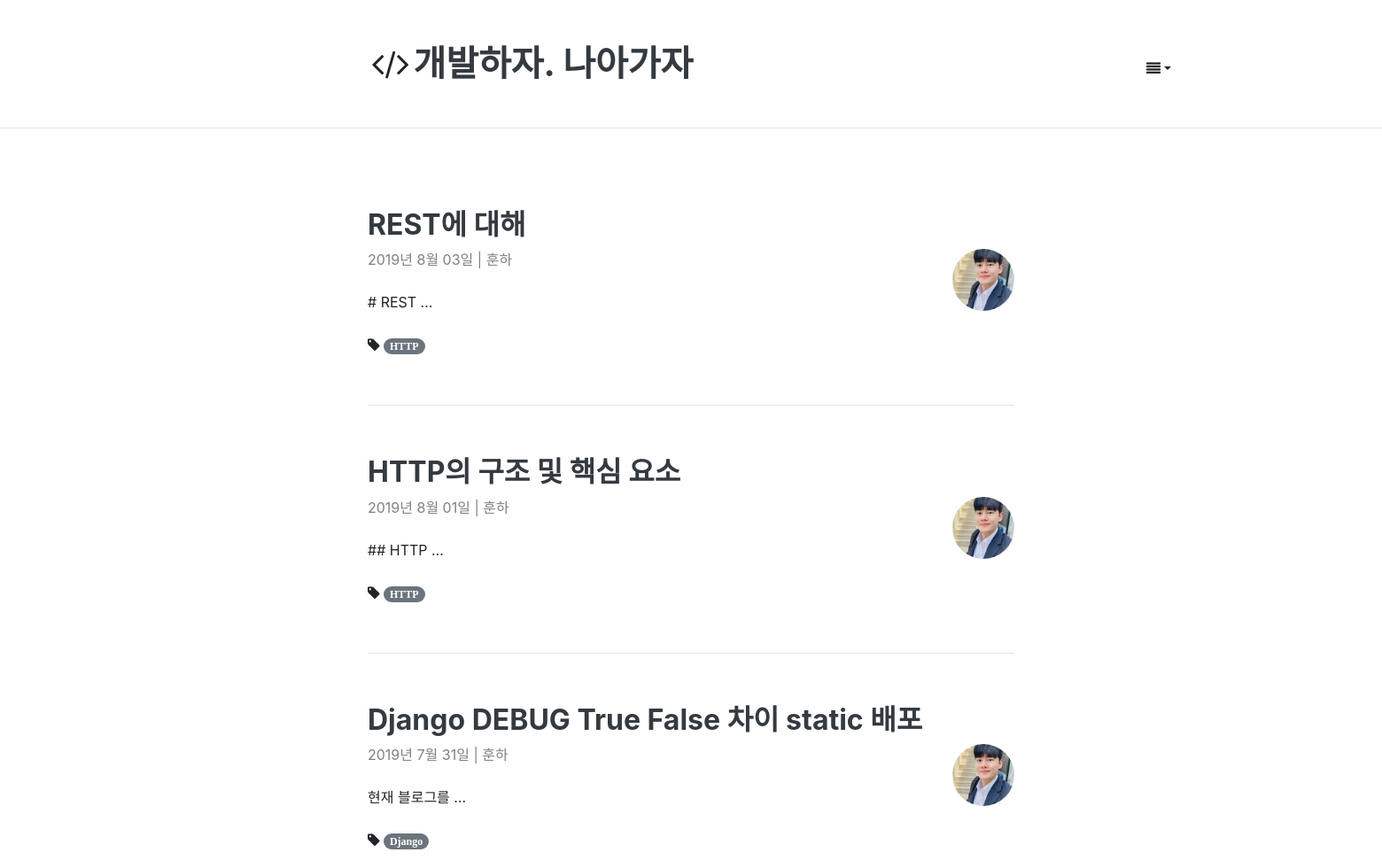
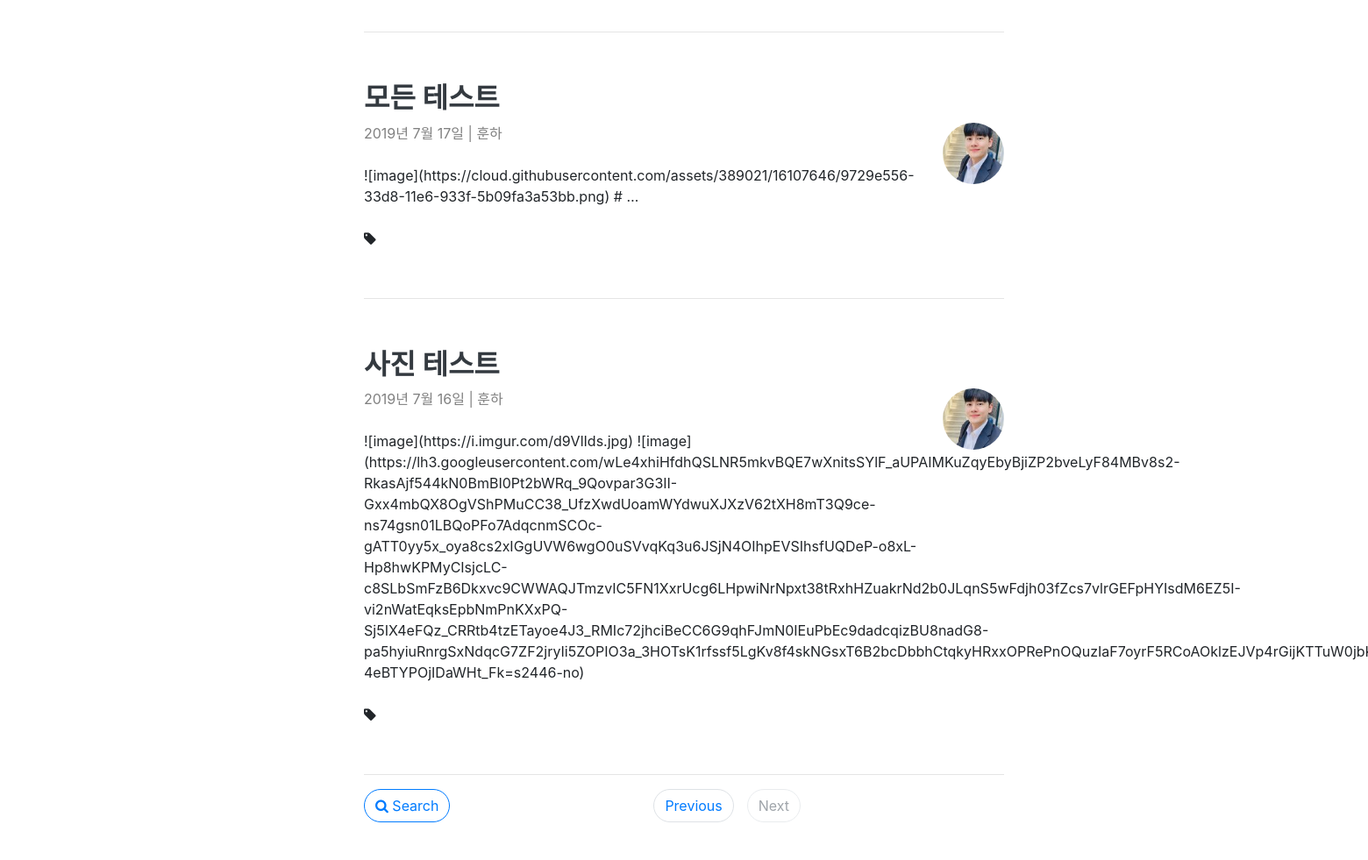
Page /blog/?page=3&q= on the committed database (2 pictures, top to bottom).
### blog/models.py (models this page shows, shortened)
class Post(models.Model):
    author = models.ForeignKey(Account , on_delete=models.CASCADE)
    title = models.CharField(max_length=100, verbose_name = 'Title' , help_text = 'Please enter a posting title')
    text = models.TextField(verbose_name='Contents')
    photo = ProcessedImageField(blank=True, upload_to = 'blog/post/%Y' ,processors = [Thumbnail(300,300)],format='JPEG' ,options={'quality': 60})
    created_date= models.DateTimeField(default =timezone.now)
    published_date = models.DateTimeField(blank=True , null=True)
    tags = models.CharField(max_length=100, blank=True)
    class Meta:
        ordering = ['-id']
    def get_absolute_url(self):
        return reverse('post_detail', args=[self.id])

### account/models.py (models this page shows, shortened)
class Account(AbstractBaseUser, PermissionsMixin):
    email = models.EmailField(
        verbose_name=('email address'),
        max_length=255,
        unique=True,
    )
    username = models.CharField(('username'), max_length=30,
                                help_text=('Requierd. 30 characters or fewer. Letters, digits'
                                           ' and ./+/-/_ only'),
                                validators=[  # 정규식을 통한 특수문자 제외
                                    validators.RegexValidator(r'^[\w.+-]+$', ('Enter a valid username.'), 'invalid')
                                ])
    is_staff = models.BooleanField(('staff status'), default=False,
                                   help_text='Designates whether the user can log into this admin site')
    is_active = models.BooleanField(('active'), default=True,
                                    help_text='Designates whether this user should be treated as '
                                              'active. Unselect this instead of deleting accounts.')
    date_joined = models.DateTimeField(('date joined'), default=timezone.now)
    thumbnail = ProcessedImageField(blank=True, upload_to="profile" , null=True, processors=[ResizeToFill(100,100)],
                                    format='JPEG', options={'quality': 80})
    created_at = models.DateTimeField(auto_now_add=True)
    updated_at = models.DateTimeField(auto_now=True)
    object = AccountManager()
    USERNAME_FIELD = 'email'
    REQUIRED_FIELDS = ['username']
    class Meta:
        verbose_name = ('user')
        verbose_name_plural = ('users')
        swappable = 'AUTH_USER_MODEL'

### blog/views.py (the view)
# urls.py: path('', views.post_list , name='post_list'),
def post_list(request):
    posts = Post.objects.select_related('author').all()
    q = request.GET.get('q', '')
    if q:
        posts = posts.filter(title__icontains=q)
    paginator = Paginator(posts, 5)
    page = request.GET.get('page')
    try:
        posts = paginator.page(page)
    except PageNotAnInteger:
        posts = paginator.page(1)
    except EmptyPage:
        posts = paginator.page(paginator.num_pages)
    return render(request, 'blog/post_list.html', {
        'posts': posts
        , 'q': q,
    })

### blog/templates/blog/post_list.html (shortened to what this page needs)
{% extends 'blog/layout.html' %}
{% block content %}
    <div class="container">
        <div class="row">
            <div class="col-md-2"></div>
            <div class="col-md-8">
                {% for post in posts %}
                    <div class="blog-post">
                        <div class="blog-post-title">
                            <h2><a href="{{ post.get_absolute_url }}" class="text-dark"><b>{{ post.title }}</b></a>
                            </h2>
                        </div>
                        <div class="blog-post-meta">
                            <div class="post-author" style="color: gray;">
                                <img src="{{ post.author.thumbnail.url }}" alt=""
                                     style="float: right; width: 70px; border-radius: 50%">{{ post.created_date|date:"Y년 M d일" }}
                                | {{ post.author.username }}
                            </div>
                        </div>
                        <br>
                        <div class="post-summary" style="font-size:1rem">{{ post.text|truncatewords_html:2 }}</div>
                        <br>
                        <i class="fa fa-tag" title="tags">
                            {% if post.tags %}
                                <a class="badge badge-pill badge-secondary"
                                   href="{% url "post_tags" post.tags %}">{{ post.tags }}</a>
                            {% else %}
                                <a href=""></a>
                            {% endif %}
                        </i>
                    </div>
                    <hr/>
                {% endfor %}
                <div class="clearfix">
                    <a role="button" href="" class="float-left btn btn-outline-primary rounded-pill "
                       data-toggle="modal"
                       data-target="#searchModal" onclick="return false;">
                        <i class="fa fa-search"></i>
                        <span>Search</span>
                    </a>
                    <ul class="pagination justify-content-center">
                        {% if posts.has_previous %}
                            <li class="page-item">
                                <a href="?page={{ posts.previous_page_number }}&q={{ request.GET.q }}"
                                   class="btn page-link rounded-pill">Previous</a>
                            </li>
                        {% else %}
                            <li class="page-item">
                                <a href="" class="btn page-link rounded-pill text-muted disabled"
                                   aria-disabled="true">Previous</a>
                            </li>
                        {% endif %}
                        {% if posts.has_next %}
                            <li class="page-item">
                                <a href="?page={{ posts.next_page_number }}&q={{ request.GET.q }}"
                                   class="btn page-link rounded-pill">Next</a>
                            </li>
                        {% else %}
                            <li class="page-item">
                                <a href="" class="btn page-link rounded-pill text-muted disabled"
                                   aria-disabled="true">Next</a>
                            </li>
                        {% endif %}
                    </ul>
                </div>
            </div>
        </div>
    </div>
{% endblock %}

### blog/static/blog/post_list.css (style rules this page uses)
img { width: 300px; height: auto; }
.blog-post { padding-top: 40px; padding-bottom: 40px; }

### templates/layout.html (style rules this page uses)
html { position: relative; min-height: 100%; }
body { margin-bottom: 60px; min-height: 100%; }

### rows in the picture
Post: title "REST에 대해", author.thumbnail (picture), created_date "2019년 8월 03일", author.username "훈하", text "# REST …", tags "HTTP"
Post: title "HTTP의 구조 및 핵심 요소", author.thumbnail (picture), created_date "2019년 8월 01일", author.username "훈하", text "## HTTP …", tags "HTTP"
Post: title "Django DEBUG True False 차이 static 배포", author.thumbnail (picture), created_date "2019년 7월 31일", author.username "훈하", text "현재 블로그를 …", tags "Django"
Post: title "모든 테스트", author.thumbnail (picture), created_date "2019년 7월 17일", author.username "훈하", text "![image](https://cloud.githubusercontent.com/assets/389021/16107646/9729e556-33d8-11e6-933f-5b09fa3a53bb.png) # …"
Post: title "사진 테스트", author.thumbnail (picture), created_date "2019년 7월 16일", author.username "훈하", text "![image](https://i.imgur.com/d9VlIds.jpg)…"
